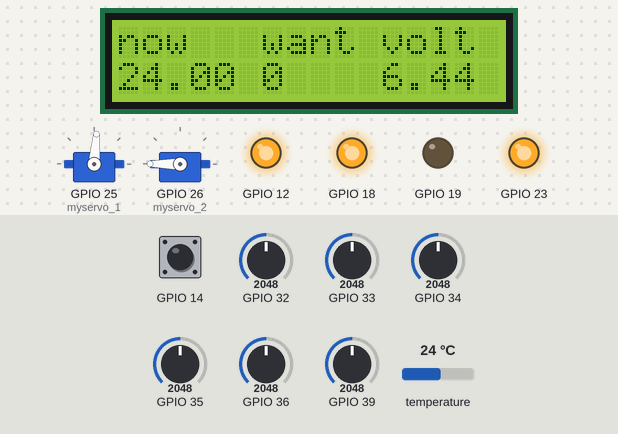
A sketch run on a simulated ESP32. Shown: 16×2 character LCD, 2 × servo, output pins drawn as LEDs (lit = HIGH). Inputs (shaded band) come from the test bench; at power-on: GPIO 32 = 2048, GPIO 33 = 2048, GPIO 35 = 2048, GPIO 14 HIGH, GPIO 34 = 2048, GPIO 36 = 2048, GPIO 39 = 2048, temperature 24 °C. WiFi joins after 1.5 s; servers stay silent unless stated; what the sketch prints to the serial monitor is not drawn.

Above: at 2.7 s.
2.8 s: GPIO 32 set to 2447
4.7 s: GPIO 32 set to 2562
At 6.7 s:
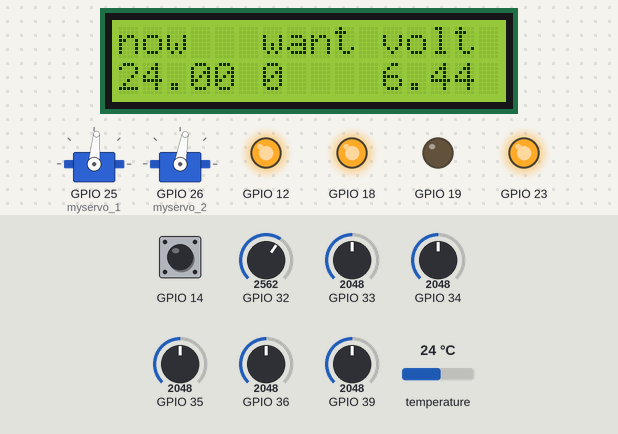
7.0 s: GPIO 33 set to 2760
8.7 s: GPIO 33 set to 2827
At 10.6 s:
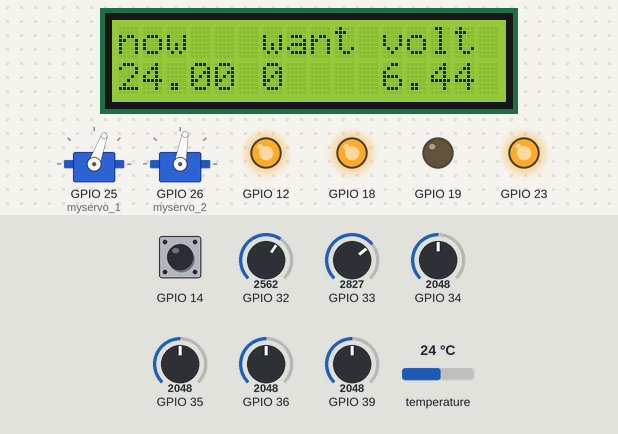
10.9 s: GPIO 35 set to 2775
12.6 s: GPIO 35 set to 2864
At 14.7 s:
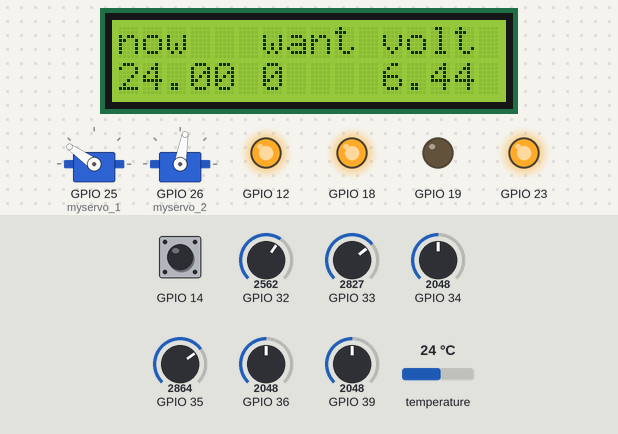
Timing chart, 0 to 15.9 s (numbered marks = the images above; inputs shaded):
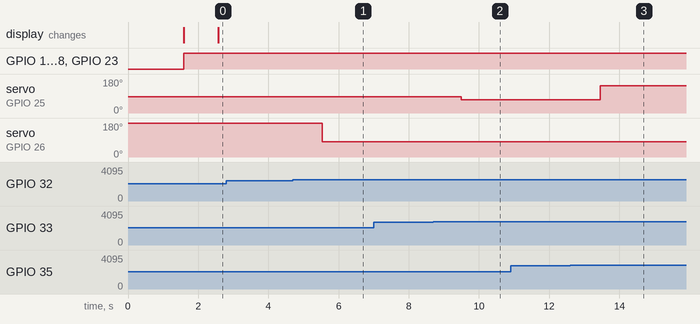

The sketch:

smart_solar_system.ino
```cpp
#include <WiFi.h>
#include <Wire.h>
#include <LiquidCrystal_I2C.h>
#include <OneWire.h>
#include <DallasTemperature.h>
#include <ESP32Servo.h>

const char* ssid = "YOUR_WIFI_NAME";
const char* password = "YOUR_WIFI_PASSWORD";

IPAddress local_IP(192, 168, 1, 33);
IPAddress gateway(192, 168, 1, 1);
IPAddress subnet(255, 255, 255, 0);

WiFiServer server(80);
WiFiClient client;

#define ONE_WIRE_BUS 4

String data_rec;
OneWire oneWire(ONE_WIRE_BUS);
DallasTemperature sensors(&oneWire);
LiquidCrystal_I2C lcd(0x27,16,2);

Servo myservo_1, myservo_2;

int pos_1 = 85, pos_2 = 180;
int data_1, data_2, data_3, data_4;
int movee = 0, wanted = 0;

float volt, temp;

void setup() {

  Serial.begin(9600);

  if (!WiFi.config(local_IP, gateway, subnet)) {
    Serial.println("STA Failed to configure");
  }

  WiFi.begin(ssid, password);

  Serial.print("Connecting to WiFi");
  while (WiFi.status() != WL_CONNECTED) {
    delay(500);
    Serial.print(".");
  }

  Serial.println("\nConnected!");
  Serial.println(WiFi.localIP());

  server.begin();

  pinMode(14, INPUT_PULLUP);
  pinMode(12, OUTPUT);
  pinMode(18, OUTPUT);
  pinMode(19, OUTPUT);
  pinMode(23, OUTPUT);
  analogSetAttenuation(ADC_11db);

  sensors.begin();
  Wire.begin(21,22);
  lcd.begin();
  lcd.backlight();

  myservo_1.attach(25);
  myservo_1.write(pos_1);

  myservo_2.attach(26);
  myservo_2.write(pos_2);
}

void loop() {

  WiFiClient newClient = server.available();
  if (newClient) {
    client = newClient;
    Serial.println("Client connected");
  }

  if (client && client.connected() && client.available()) {
    data_rec = client.readStringUntil('\n');
    wanted = data_rec.toInt();
    lcd.clear();
  }

  if ((digitalRead(14) == HIGH) && (digitalRead(12) == LOW)) {
    if (client && client.connected()) client.println("c");
    digitalWrite(12, HIGH);
    digitalWrite(18, HIGH);
    digitalWrite(23, HIGH);
  }

  if ((digitalRead(14) == LOW) && (digitalRead(23) == HIGH)) {
    digitalWrite(23, LOW);
  }

  int watterr = analogRead(39);

  if ((watterr > 500) && (digitalRead(12) == LOW)) {
    if (client && client.connected()) client.println("a");
    digitalWrite(18, HIGH);
    digitalWrite(12, HIGH);
  }

  if ((watterr < 500) && (digitalRead(12) == HIGH) && (digitalRead(14) == LOW)) {
    if (client && client.connected()) client.println("d");
    digitalWrite(12, LOW);
    digitalWrite(18, LOW);
  }

  int adcValue = analogRead(36);
  volt = (float)adcValue * 3.3 / 4095.0;
  volt = volt * 3.9;

  sensors.requestTemperatures();
  temp = sensors.getTempCByIndex(0);

  if (client && client.connected()) {
    client.println("V");
    client.println(volt);
    client.println("T");
    client.println(temp);
  }

  delay(200);

  if (temp >= wanted) {
    digitalWrite(19, LOW);
  } else {
    digitalWrite(19, HIGH);
  }

  lcd.setCursor(0,0);
  lcd.print("now");
  lcd.setCursor(0,1);
  lcd.print(temp);

  lcd.setCursor(6,0);
  lcd.print("want");
  lcd.setCursor(6,1);
  lcd.print(wanted);

  lcd.setCursor(11,0);
  lcd.print("volt");
  lcd.setCursor(11,1);
  lcd.print(volt);

  data_1 = analogRead(33);
  data_2 = analogRead(35);

  if (data_1 > 2800) myservo_1.write(70);
  if (data_2 > 2800) myservo_1.write(145);

  data_3 = analogRead(32);
  data_4 = analogRead(34);

  if ((data_3 > 2500) || (data_4 > 2500)) {
    if (movee == 0) {
      movee = 1;
      pos_2 = (pos_2 == 180) ? 80 : 180;
      myservo_2.write(pos_2);
    }
  } else {
    movee = 0;
  }
}
```

Measured:
- the behaviour switches between 2500 and 2501 on GPIO 32 (found by bisection; images 0 and 1)
- the behaviour switches between 2800 and 2801 on GPIO 33 (found by bisection; images 1 and 2)
- the behaviour switches between 2800 and 2801 on GPIO 35 (found by bisection; images 2 and 3)
- after the input at 2.8 s, every drawn part: stays the same
- after the input at 4.7 s, servo on GPIO 26 (myservo_2): 180° → 80° after 0.84 s
- after the input at 7.0 s, every drawn part: stays the same
- after the input at 8.7 s, servo on GPIO 25 (myservo_1): 85° → 70° after 0.80 s
- after the input at 10.9 s, every drawn part: stays the same
- after the input at 12.6 s, servo on GPIO 25 (myservo_1): 70° → 145° after 0.85 s
